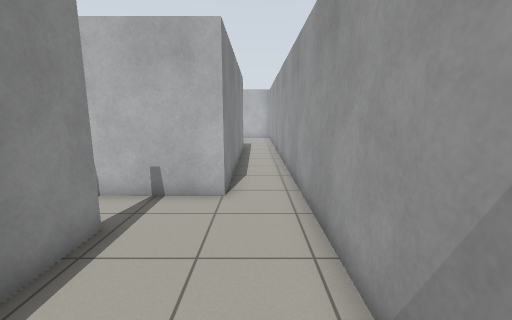
View 1 (above)

17 first-person views from a walk through a world built for the Gazebo simulator. The camera is 1.2 m above the floor, tilts 10° down and sees 90° across. The floor is counted in squares, 0.5 m on a side. Each view is taken from the middle of a square. On the plan, view 1 faces up. The plan holds only what a view shows up to about 17 squares ahead; the rest is blank.

View 2
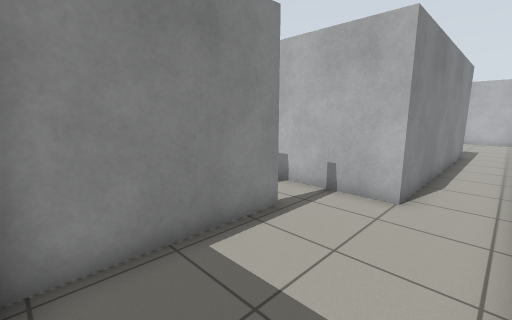

View 3
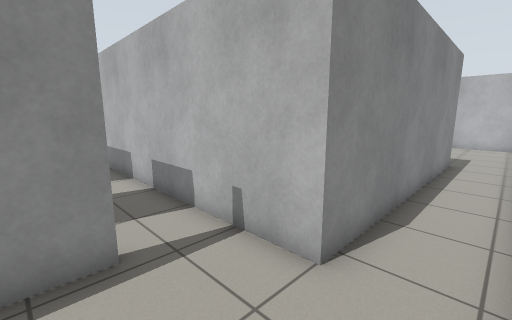

View 4
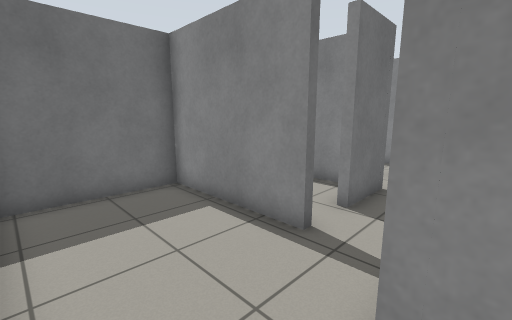

View 5
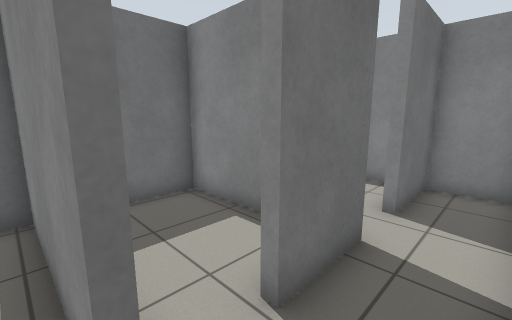

View 6
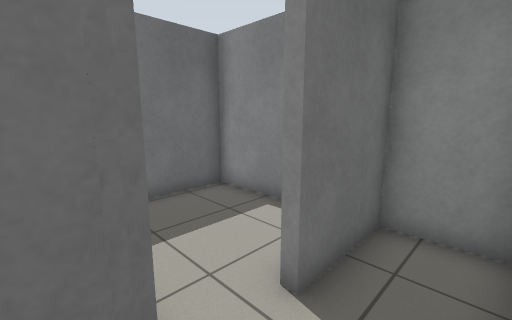

View 7
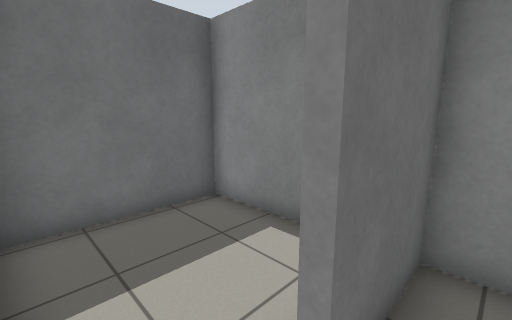

View 8
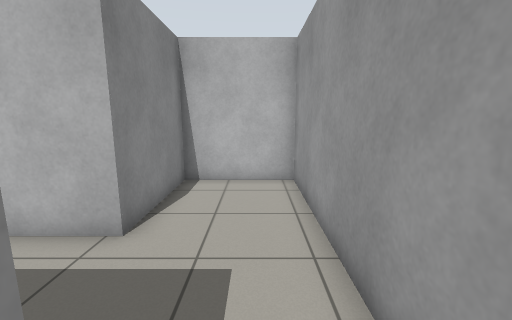

View 9
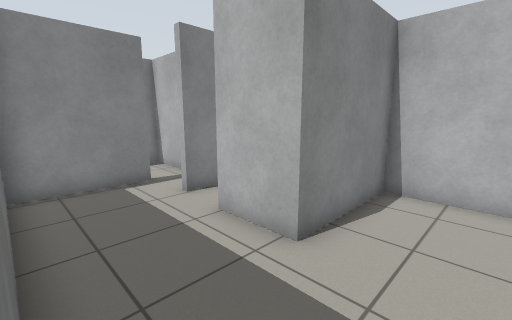

View 10
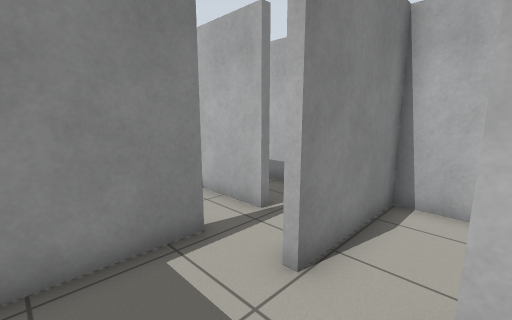

View 11
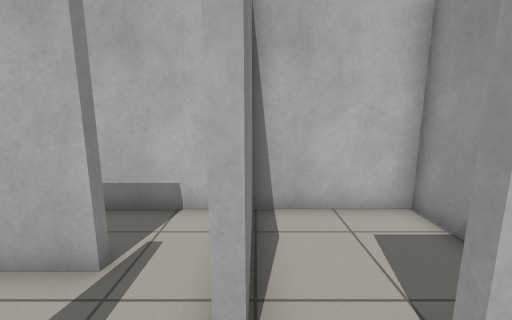

View 12
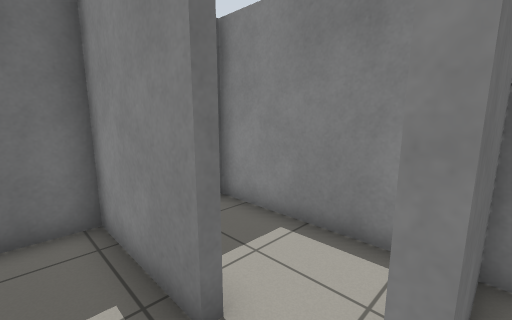

View 13
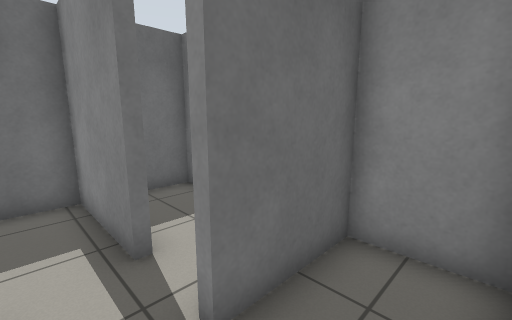

View 14
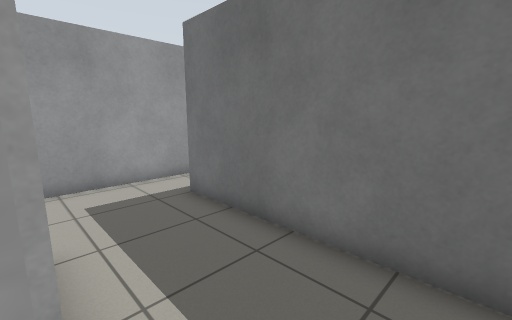

View 15
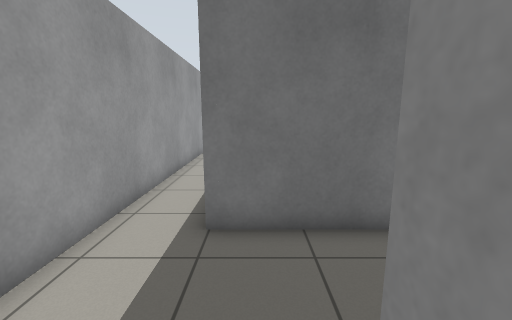

View 16
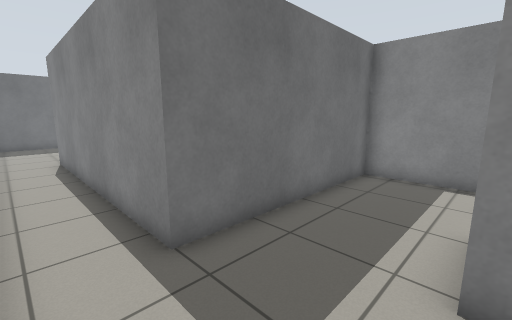

View 17
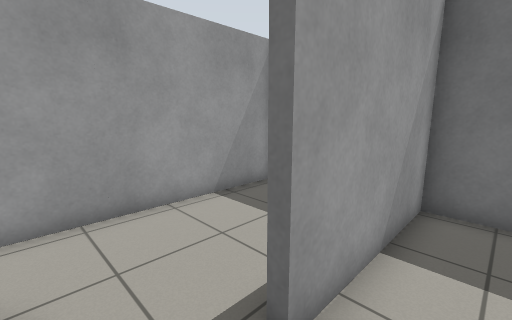

### Floor plan
Points are (right, up) in squares from view 1. A wall is a line through its corners. A room is listed if a view was taken in it or the views show most of it. See-through windows are left out.
Room 1 (views 1, 2, 3, 5)
walls: (-3.3, 5.2) (-3.3, -0.3) (1.4, -0.3) (1.4, 6.4); (-0.9, 7.4) (-3.6, 7.4)
ways out: opening at (0.5, 7.5) to room 2; opening at (-3, 6.5) to room 3
Room 2 (views 4, 8, 9, 10, 11, 15, 16)
walls: (-7.6, 18.9) (-0.9, 18.9) (-0.9, 7.4); (-7.1, 23) (-7.5, 23); (1.4, 6.4) (1.4, 27.3) (-2.7, 27.3) (-2.7, 22.8) (-5.2, 22.8)
ways out: opening at (0.5, 7.5) to room 1; opening at (-7, 21) to room 6; opening at (-6, 23) to room 8
Room 3 (views 6, 17)
walls: (-7.4, 3.9) (-7.4, -0.3) (-3.6, -0.3) (-3.6, 5.1); (-7.8, 5.2) (-5.1, 5.2); (-3.6, 7.4) (-7.5, 7.4)
ways out: opening at (-3, 6.5) to room 1; opening at (-6.5, 6.5) to room 4
Room 4 (view 7)
walls: (-7.5, 7.4) (-12.2, 7.4); (-12.6, 7.3) (-12.6, 5.2) (-9.5, 5.2)
ways out: opening at (-6.5, 6.5) to room 3; opening at (-8.5, 5) to room 7
Room 5 (views 12, 13)
walls: (-8.1, 27.3) (-11.6, 27.3); (-12.7, 27.3) (-12.7, 24.9) (-9.3, 24.9) (-9.3, 24.6)
ways out: opening at (-8.5, 25) to room 6
Room 6 (view 14)
walls: (-9.8, 22.8) (-9.3, 22.8) (-9.3, 18.9) (-7.6, 18.9); (-9.3, 24.6) (-12.7, 24.6) (-12.6, 18.9) (-11.1, 18.9)
ways out: opening at (-7, 21) to room 2; opening at (-8.5, 25) to room 5
Room 7 (no view inside)
walls: (-12.6, 4) (-12.5, -0.3) (-7.8, -0.3)
ways out: opening at (-8.5, 5) to room 4
Room 8 (no view inside)
walls: (-3, 25.5) (-3, 27.3) (-7.1, 27.3) (-7.1, 23)
ways out: opening at (-6, 23) to room 2

Where each view was taken, in squares from view 1:
view 1: 0 up, 0 right, facing up
view 2: 0 up, 1 right, facing up-left
view 3: 4 up, 1 right, facing up-left
view 4: 8 up, 1 right, facing down-left
view 5: 7 up, 3 left, facing down-left
view 6: 7 up, 7 left, facing down-left
view 7: 6 up, 8 left, facing down-left
view 8: 18 up, 0 right, facing up
view 9: 19 up, 0 right, facing up-left
view 10: 20 up, 5 left, facing up-left
view 11: 21 up, 7 left, facing up
view 12: 25 up, 8 left, facing down-left
view 13: 27 up, 8 left, facing down-left
view 14: 23 up, 8 left, facing down-right
view 15: 24 up, 2 left, facing down
view 16: 23 up, 1 right, facing down-left
view 17: 7 up, 5 left, facing down-right
